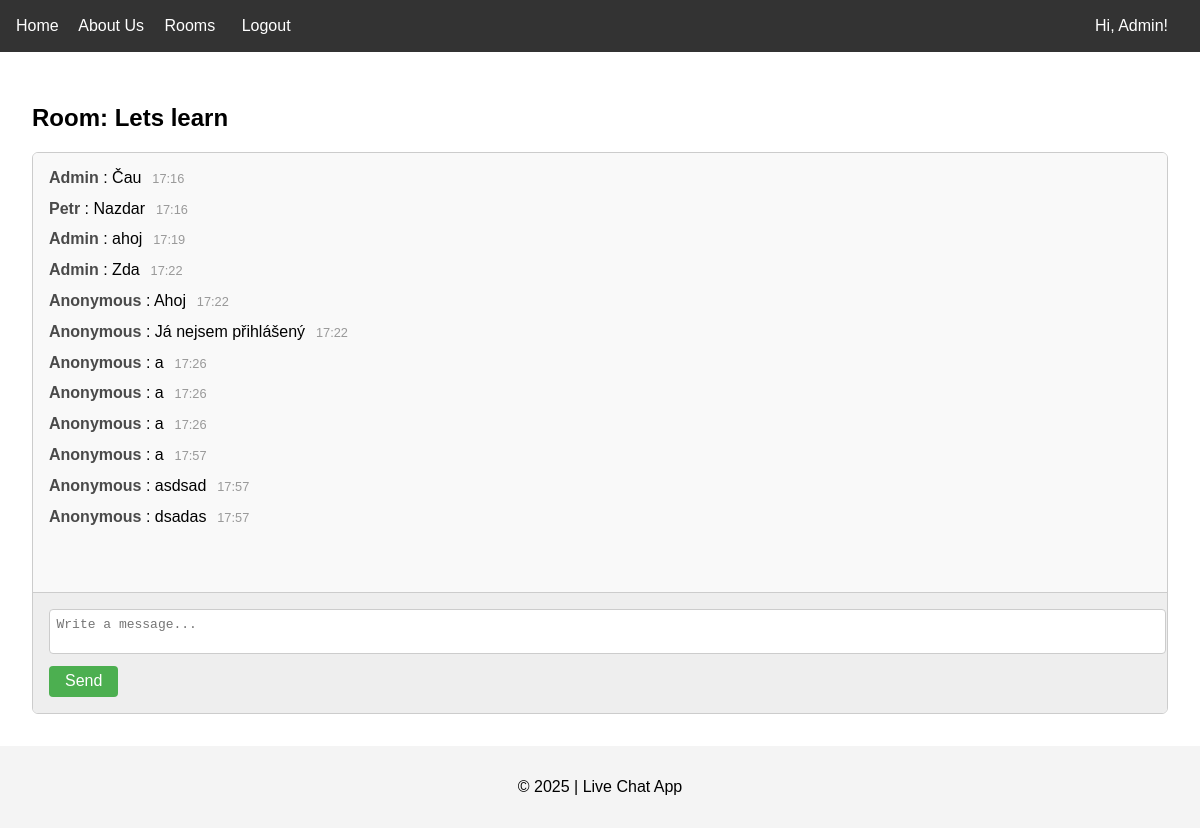
The app's page /rooms/Ahoj/ (signed in) with its own data.
### chat/models.py (models this page shows, shortened)
class ChatRoom(models.Model):
    name = models.CharField(max_length=100)
    slug = models.SlugField(unique=True)

class Message(models.Model):
    room = models.ForeignKey(ChatRoom, related_name='messages', on_delete=models.CASCADE)
    user = models.ForeignKey(User, on_delete=models.SET_NULL, null=True, blank=True)  # změna tady
    content = models.TextField()
    timestamp = models.DateTimeField(auto_now_add=True)

### chat/views.py (the view, shortened to what this page needs)
# urls.py: path('rooms/<slug:slug>/', RoomDetailView.as_view(), name='room-detail'),
class RoomDetailView(DetailView):
    model = ChatRoom
    template_name = 'chat/room_detail.html'
    context_object_name = 'room'
    slug_field = 'slug'
    slug_url_kwarg = 'slug'
    def get_context_data(self, **kwargs):
        context = super().get_context_data(**kwargs)
        context['form'] = MessageForm()
        return context

### chat/forms.py
class MessageForm(forms.ModelForm):
    class Meta:
        model = Message
        fields = ['content']
        widgets = {
            'content': forms.Textarea(attrs={'rows': 2, 'placeholder': 'Napiš zprávu...'})
        }

### chat/templates/chat/room_detail.html (shortened to what this page needs)
{% extends "chat/base.html" %}
{% block content %}
<h2>Room: {{ room.name }}</h2>
<div class="chat-container">
  <div class="chat-messages" id="chat-messages">
    {% for message in room.messages.all %}
    <div class="chat-message">
      <strong>
        {% if message.user %} {{ message.user.username }} {% else %} Anonymous {% endif %}
      </strong>: {{ message.content }}
      <span class="chat-timestamp">{{ message.timestamp|date:"H:i" }}</span>
    </div>
    {% empty %}
    <p>No messages yet.</p>
    {% endfor %}
  </div>
  <div class="chat-form">
    <form id="chat-form">
      <textarea id="chat-input" rows="2" placeholder="Write a message..."></textarea>
      <button type="submit">Send</button>
    </form>
  </div>
</div>
{% endblock %}

### chat/templates/chat/base.html (shortened to what this page needs)
<!DOCTYPE html>
<html lang="en">
  <head>
  </head>
  <body>
    <header>
      <nav>
        <div class="nav-left">
          <a href="{% url 'home' %}">Home</a>
          <a href="{% url 'about' %}">About Us</a>
          <a href="{% url 'room-list' %}">Rooms</a>
          {% if user.is_authenticated %}
          <form method="post" action="{% url 'logout' %}" style="display: inline">
            <button type="submit" class="nav-link-button">Logout</button>
          </form>
          {% else %}
          <a href="{% url 'login' %}">Login</a>
          <a href="{% url 'register' %}">Register</a>
          {% endif %}
        </div>
        {% if user.is_authenticated %}
        <div class="nav-right">
          <a href="{% url 'profile' %}">Hi, {{ user.username }}!</a>
        </div>
        {% endif %}
      </nav>
    </header>
    <main>{% block content %} {% endblock %}</main>
    <footer>
      <p>&copy; 2025 | Live Chat App</p>
    </footer>
  </body>
</html>

### chat/templates/chat/base.html (style rules this page uses)
body { font-family: sans-serif; margin: 0; padding: 0; }
header { background-color: #333; padding: 1em; }
nav { display: flex; justify-content: space-between; align-items: center; }
.nav-left a, .nav-right a, .nav-link-button { color: white; text-decoration: none; margin-right: 1em; font: inherit; }
.nav-link-button { background: none; border: none; cursor: pointer; }
main { padding: 2em; }
footer { background-color: #f4f4f4; padding: 1em; text-align: center; }

### chat/templates/chat/room_detail.html (style rules this page uses)
.chat-container { display: flex; flex-direction: column; height: 70vh; border: 1px solid #ccc; border-radius: 6px; overflow: hidden; }
.chat-messages { flex: 1; padding: 1em; overflow-y: auto; background-color: #f9f9f9; }
.chat-message { margin-bottom: 0.8em; }
.chat-message strong { color: #4a4a4a; }
.chat-timestamp { color: #999; font-size: 0.8em; margin-left: 0.5em; }
.chat-form { padding: 1em; background-color: #eee; border-top: 1px solid #ccc; }
.chat-form textarea { width: 100%; resize: none; padding: 0.5em; font-size: 1em; border-radius: 4px; border: 1px solid #ccc; }
.chat-form button { margin-top: 0.5em; padding: 0.4em 1em; font-size: 1em; background-color: #4caf50; color: white; border: none; border-radius: 4px; cursor: pointer; }

### records on screen
ChatRoom: name "Lets learn"
Message: user.username "Admin", content "Čau", timestamp "17:16"
Message: user.username "Petr", content "Nazdar", timestamp "17:16"
Message: user.username "Admin", content "ahoj", timestamp "17:19"
Message: user.username "Admin", content "Zda", timestamp "17:22"
Message: shows "Anonymous", content "Ahoj", timestamp "17:22"
Message: shows "Anonymous", content "Já nejsem přihlášený", timestamp "17:22"
Message: shows "Anonymous", content "a", timestamp "17:26"
Message: shows "Anonymous", content "a", timestamp "17:26"
Message: shows "Anonymous", content "a", timestamp "17:26"
Message: shows "Anonymous", content "a", timestamp "17:57"
Message: shows "Anonymous", content "asdsad", timestamp "17:57"
Message: shows "Anonymous", content "dsadas", timestamp "17:57"

### other values on screen
{{ user.username }} "Admin"
